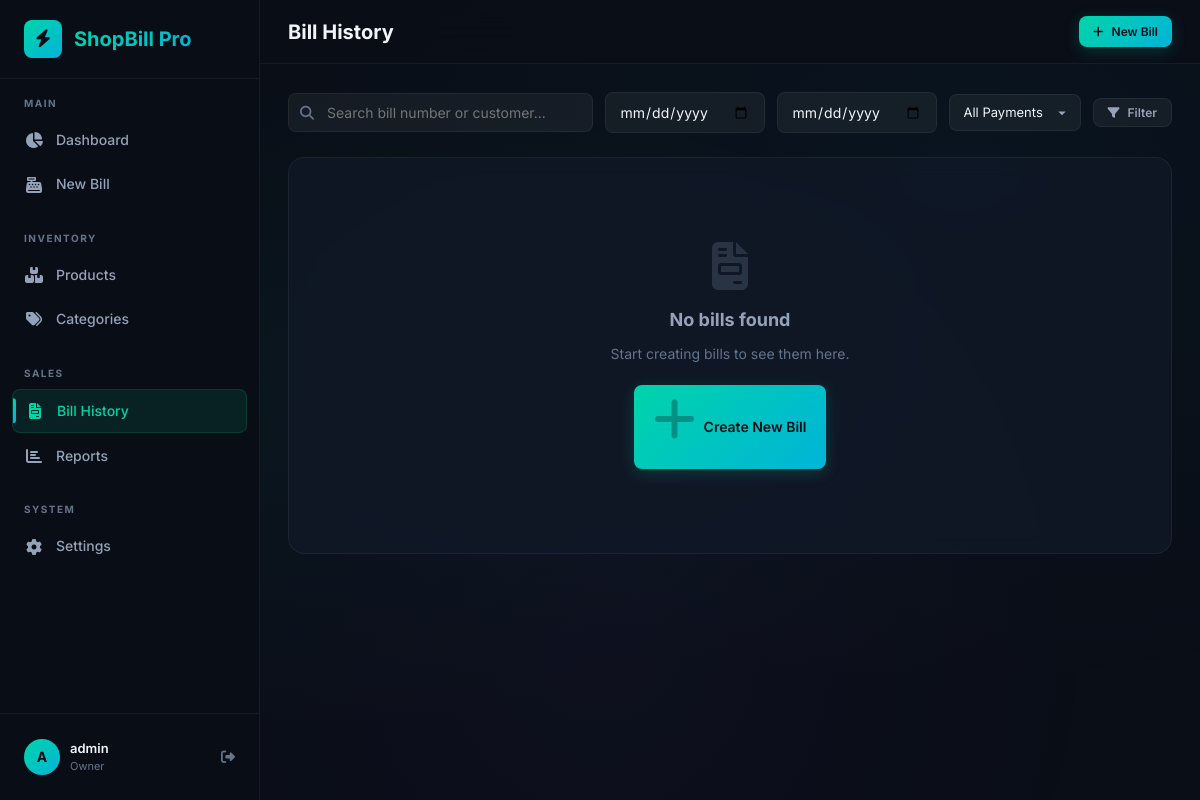
Page /billing/ (signed in) on the earlier database version.
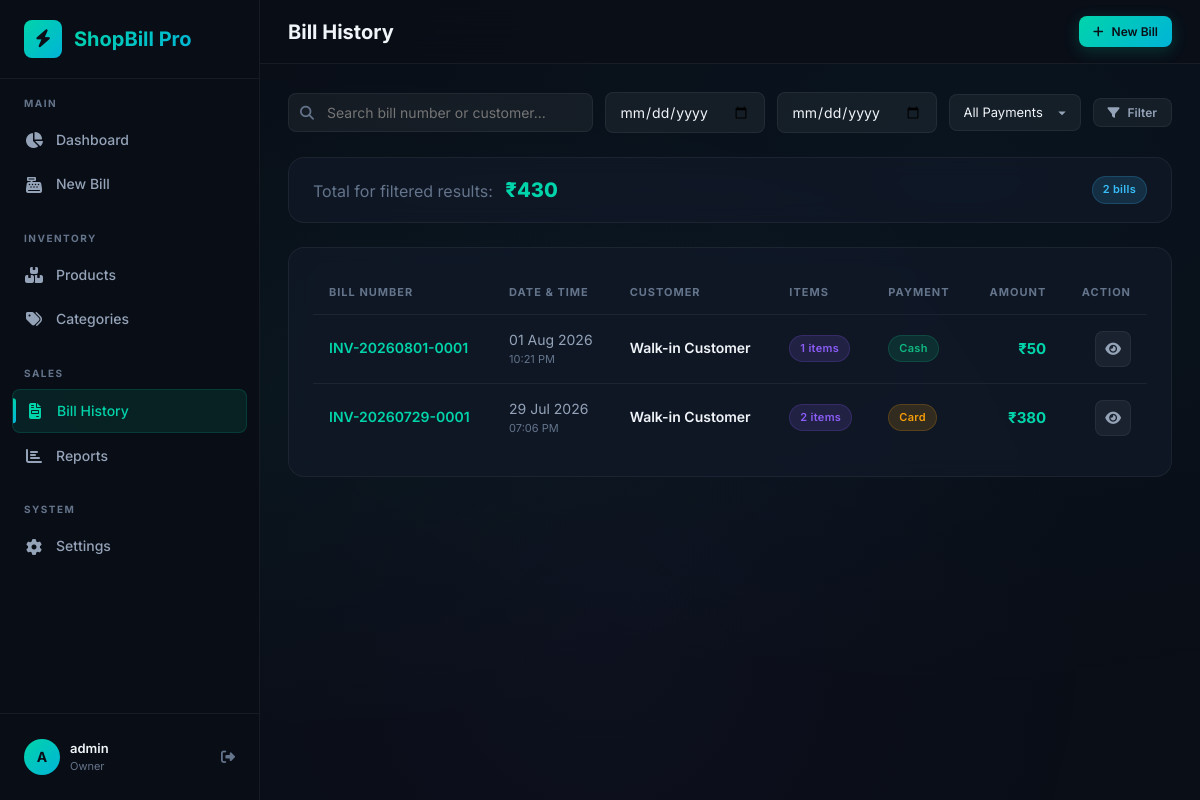
Same page on the later database version.
### billing/models.py (models this page shows, shortened)
class Bill(models.Model):
    PAYMENT_CHOICES = [
        ('cash', 'Cash'),
        ('card', 'Card'),
        ('upi', 'UPI'),
        ('other', 'Other'),
    ]
    shop = models.ForeignKey(ShopProfile, on_delete=models.CASCADE, related_name='bills')
    bill_number = models.CharField(max_length=20, editable=False)
    customer_name = models.CharField(max_length=200, blank=True, default='Walk-in Customer')
    customer_phone = models.CharField(max_length=20, blank=True, default='')
    subtotal = models.DecimalField(max_digits=12, decimal_places=2, default=0)
    tax_amount = models.DecimalField(max_digits=12, decimal_places=2, default=0)
    discount = models.DecimalField(max_digits=12, decimal_places=2, default=0)
    grand_total = models.DecimalField(max_digits=12, decimal_places=2, default=0)
    payment_method = models.CharField(max_length=10, choices=PAYMENT_CHOICES, default='cash')
    notes = models.TextField(blank=True, default='')
    created_by = models.ForeignKey(User, on_delete=models.SET_NULL, null=True)
    created_at = models.DateTimeField(auto_now_add=True)
    class Meta:
        ordering = ['-created_at']
    @property
    def item_count(self):
        return self.items.count()

### billing/views.py (the view)
# urls.py: path('billing/', views.bill_list, name='bill_list'),
@login_required
def bill_list(request):
    query = request.GET.get('q', '')
    date_from = request.GET.get('from', '')
    date_to = request.GET.get('to', '')
    payment = request.GET.get('payment', '')
    bills = Bill.objects.filter(shop=request.user.userprofile.shop).select_related('created_by')
    if query:
        bills = bills.filter(
            Q(bill_number__icontains=query) | Q(customer_name__icontains=query)
        )
    if date_from:
        bills = bills.filter(created_at__date__gte=date_from)
    if date_to:
        bills = bills.filter(created_at__date__lte=date_to)
    if payment:
        bills = bills.filter(payment_method=payment)
    total_amount = bills.aggregate(total=Sum('grand_total'))['total'] or 0
    paginator = Paginator(bills, 20)
    page = request.GET.get('page', 1)
    bills_page = paginator.get_page(page)
    return render(request, 'billing/bill_list.html', {
        'bills': bills_page,
        'query': query,
        'date_from': date_from,
        'date_to': date_to,
        'selected_payment': payment,
        'total_amount': total_amount,
    })

### billing/context_processors.py (called while the page is built)
def shop_profile_context(request):
    profile = None
    if request.user.is_authenticated:
        try:
            profile = request.user.userprofile.shop
        except Exception:
            pass
    return {'shop_profile': profile}

### templates/billing/bill_list.html (shortened to what this page needs)
{% extends 'base.html' %}
{% load humanize %}
{% block page_title %}Bill History{% endblock %}
{% block content %}
<div class="filter-bar">
    <form method="get" class="d-flex gap-1 align-center" style="flex: 1; flex-wrap: wrap; gap: 12px;" id="bill-filter-form">
        <div class="search-box" style="min-width: 200px; flex: 1;">
            <i class="fas fa-search"></i>
            <input type="text" name="q" value="{{ query }}" placeholder="Search bill number or customer..." id="bill-search-input">
        </div>
        <input type="date" name="from" value="{{ date_from }}" class="form-input" style="width: 160px;" id="bill-date-from">
        <input type="date" name="to" value="{{ date_to }}" class="form-input" style="width: 160px;" id="bill-date-to">
        <select name="payment" class="filter-select" id="bill-payment-filter">
            <option value="">All Payments</option>
        </select>
        <button type="submit" class="btn btn-secondary btn-sm" id="bill-filter-apply">
            <i class="fas fa-filter"></i> Filter
        </button>
    </form>
</div>
{% if bills %}
<div class="card mb-3" style="padding: 16px 24px;">
    <div class="d-flex align-center justify-between">
        <div>
            <span class="text-muted">Total for filtered results:</span>
            <span class="fw-800" style="font-size: 20px; color: var(--accent-primary); margin-left: 8px;">
                ₹{{ total_amount|floatformat:0|intcomma }}
            </span>
        </div>
        <span class="badge badge-info">{{ bills.paginator.count }} bills</span>
    </div>
</div>
{% endif %}
<div class="card">
    {% if bills %}
    <div style="overflow-x: auto;">
        <table class="data-table" id="bills-table">
            <thead>
                <tr>
                    <th>Bill Number</th>
                    <th>Date & Time</th>
                    <th>Customer</th>
                    <th>Items</th>
                    <th>Payment</th>
                    <th class="text-right">Amount</th>
                    <th class="text-right">Action</th>
                </tr>
            </thead>
            <tbody>
                {% for bill in bills %}
                <tr id="bill-row-{{ bill.id }}">
                    <td>
                        <a href="{% url 'billing:bill_detail' bill.pk %}" class="fw-600" style="color: var(--accent-primary)">
                            {{ bill.bill_number }}
                        </a>
                    </td>
                    <td>
                        <div>{{ bill.created_at|date:"d M Y" }}</div>
                        <div class="text-xs text-muted">{{ bill.created_at|date:"h:i A" }}</div>
                    </td>
                    <td>
                        <div class="fw-600" style="color: var(--text-primary)">{{ bill.customer_name }}</div>
                    </td>
                    <td><span class="badge badge-violet">{{ bill.item_count }} items</span></td>
                    <td>
                        <span class="badge {% if bill.payment_method == 'cash' %}badge-success{% elif bill.payment_method == 'upi' %}badge-info{% else %}badge-warning{% endif %}">
                            {{ bill.get_payment_method_display }}
                        </span>
                    </td>
                    <td class="text-right fw-700" style="color: var(--accent-primary); font-size: 15px;">
                        ₹{{ bill.grand_total|floatformat:0|intcomma }}
                    </td>
                    <td class="text-right">
                        <a href="{% url 'billing:bill_detail' bill.pk %}" class="btn-icon" title="View Invoice" id="view-bill-{{ bill.id }}">
                            <i class="fas fa-eye"></i>
                        </a>
                    </td>
                </tr>
                {% endfor %}
            </tbody>
        </table>
    </div>
    {% else %}
    <div class="empty-state">
        <i class="fas fa-file-invoice"></i>
        <h3>No bills found</h3>
        <p>{% if query or date_from %}No bills match your filters. Try adjusting your search.{% else %}Start creating bills to see them here.{% endif %}</p>
        <a href="{% url 'billing:new_bill' %}" class="btn btn-primary" id="empty-new-bill">
            <i class="fas fa-plus"></i> Create New Bill
        </a>
    </div>
    {% endif %}
</div>
{% endblock %}

### templates/base.html (shortened to what this page needs)
{% load static %}
{% load humanize %}
{% load billing_tags %}
<!DOCTYPE html>
<html lang="en">
<head>
    <link rel="stylesheet" href="{% static 'css/style.css' %}">
    <link rel="stylesheet" href="https://cdnjs.cloudflare.com/ajax/libs/font-awesome/6.5.1/css/all.min.css">
</head>
<body>
    <div class="app-layout">
        <aside class="sidebar" id="sidebar">
            <div class="sidebar-header">
                <div class="sidebar-logo"><i class="fas fa-bolt"></i></div>
                <span class="sidebar-brand">ShopBill Pro</span>
            </div>
            <nav class="sidebar-nav">
                <div class="nav-section">
                    <div class="nav-section-title">Main</div>
                    <a href="{% url 'billing:dashboard' %}" class="nav-link {% if request.resolver_match.url_name == 'dashboard' %}active{% endif %}" id="nav-dashboard">
                        <i class="fas fa-chart-pie"></i>
                        <span>Dashboard</span>
                    </a>
                    <a href="{% url 'billing:new_bill' %}" class="nav-link {% if request.resolver_match.url_name == 'new_bill' %}active{% endif %}" id="nav-new-bill">
                        <i class="fas fa-cash-register"></i>
                        <span>New Bill</span>
                    </a>
                </div>
                <div class="nav-section">
                    <div class="nav-section-title">Inventory</div>
                    <a href="{% url 'billing:product_list' %}" class="nav-link " id="nav-products">
                        <i class="fas fa-boxes-stacked"></i>
                        <span>Products</span>
                    </a>
                    <a href="{% url 'billing:category_list' %}" class="nav-link {% if request.resolver_match.url_name == 'category_list' %}active{% endif %}" id="nav-categories">
                        <i class="fas fa-tags"></i>
                        <span>Categories</span>
                    </a>
                </div>
                <div class="nav-section">
                    <div class="nav-section-title">Sales</div>
                    <a href="{% url 'billing:bill_list' %}" class="nav-link {% if request.resolver_match.url_name == 'bill_list' %}active{% endif %}" id="nav-bills">
                        <i class="fas fa-file-invoice"></i>
                        <span>Bill History</span>
                    </a>
                    <a href="{% url 'billing:reports' %}" class="nav-link {% if request.resolver_match.url_name == 'reports' %}active{% endif %}" id="nav-reports">
                        <i class="fas fa-chart-bar"></i>
                        <span>Reports</span>
                    </a>
                </div>
                <div class="nav-section">
                    <div class="nav-section-title">System</div>
                    <a href="{% url 'billing:settings' %}" class="nav-link {% if request.resolver_match.url_name == 'settings' %}active{% endif %}" id="nav-settings">
                        <i class="fas fa-gear"></i>
                        <span>Settings</span>
                    </a>
                </div>
            </nav>
            <div class="sidebar-footer">
                <div class="sidebar-user">
                    <div class="user-avatar">{{ request.user.username|first|upper }}</div>
                    <div class="user-info">
                        <div class="user-name">{{ request.user.username }}</div>
                        <div class="user-role">Owner</div>
                    </div>
                    <form action="{% url 'logout' %}" method="post" style="display:inline;">
                        <button type="submit" title="Logout" style="background:none; border:none; padding:0; color: var(--text-muted); font-size: 14px; cursor:pointer;">
                            <i class="fas fa-right-from-bracket"></i>
                        </button>
                    </form>
                </div>
            </div>
        </aside>
        <main class="main-content">
            <header class="main-header">
                <div class="header-left">
                    <h1 class="page-title">{% block page_title %}Dashboard{% endblock %}</h1>
                </div>
                <div class="header-right">
                    <a href="{% url 'billing:new_bill' %}" class="btn btn-primary btn-sm" id="header-new-bill">
                        <i class="fas fa-plus"></i> New Bill
                    </a>
                </div>
            </header>
            <div class="content-area">
                {% block content %}{% endblock %}
            </div>
        </main>
    </div>
</body>
</html>

Differences in the rows shown:
added Bill: bill_number "INV-20260801-0001", created_at "01 Aug 2026", created_at "10:21 PM", customer_name "Walk-in Customer", item_count "1", payment_method "Cash", grand_total "50"
added Bill: bill_number "INV-20260729-0001", created_at "29 Jul 2026", created_at "07:06 PM", customer_name "Walk-in Customer", item_count "2", payment_method "Card", grand_total "380"
Other differences:
{{ total_amount|floatformat:0|intcomma }}: (not shown) → "430"
{{ bills.paginator.count }}: (not shown) → "2"
text no longer shown: "No bills found Start creating bills to see them here. Create New Bill"
text now shown: "Total for filtered results: ₹ bills BILL NUMBER DATE & TIME CUSTOMER ITEMS PAYMENT AMOUNT ACTION"
